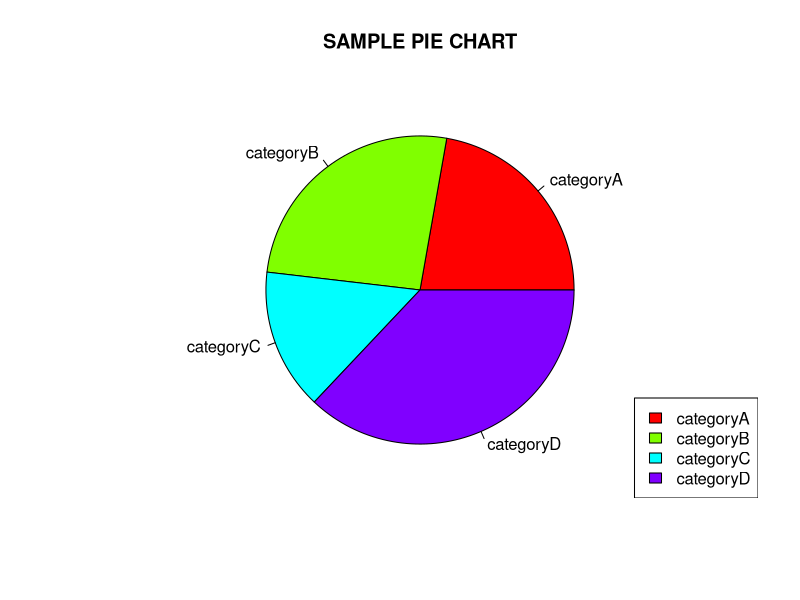
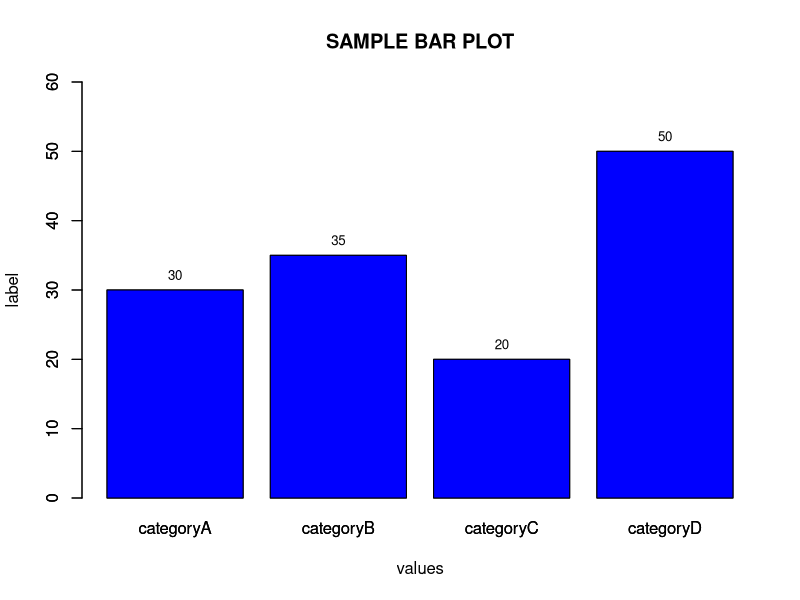

Here is the R script that generated these plots, in order:
categories<-c("categoryA","categoryB","categoryC","categoryD")
values<-c(30,35,20,50)
pie(values,categories,main="SAMPLE PIE CHART",col = rainbow(length(categories)))
legend("bottomright",legend = categories,fill = rainbow(length(categories)))

label<-c("categoryA","categoryB","categoryC","categoryD")
value<-c(30,35,20,50)
barplot(value,names.arg=label,main="SAMPLE BAR PLOT",col="blue",
        xlab="values",ylab="label",ylim=c(0,max(values)+10))
text(x=barplot(value,names.arg = label,col = "blue",add=TRUE),
     y=value,label=value,pos = 3,cex = 0.8,col="black")
